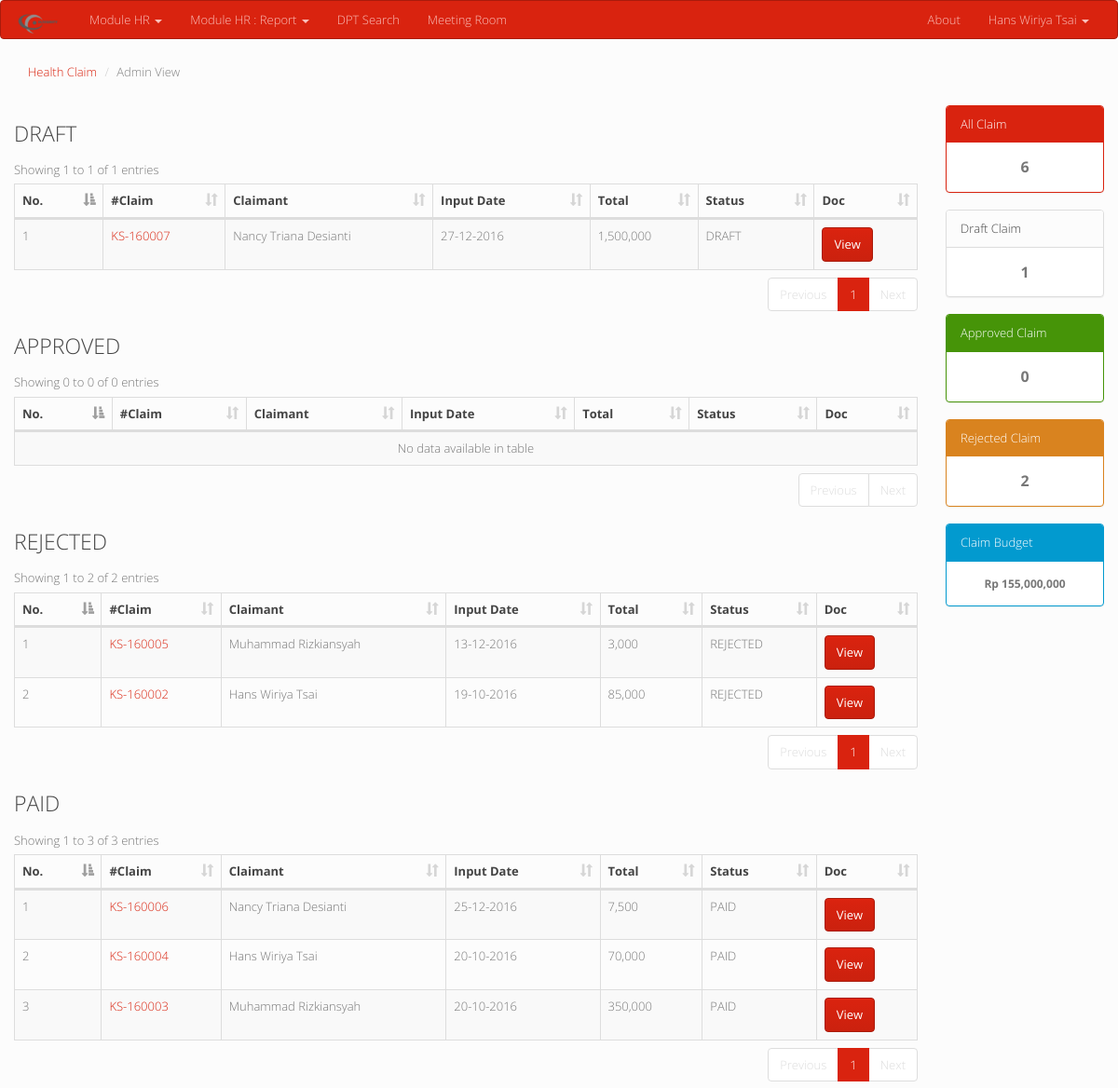
Page /admin_hclaim.php (signed in) on the committed database.
### tables this page shows
CREATE TABLE `claim_kesehatan` (
  `id` int(11) NOT NULL,
  `no_claim` varchar(9) DEFAULT NULL,
  `username` varchar(30) DEFAULT NULL,
  `tgl_claim` date DEFAULT NULL,
  `total_biaya` int(11) DEFAULT NULL,
  `diajukan_oleh` varchar(30) DEFAULT NULL,
  `diajukan_tgl` date DEFAULT NULL,
  `disetujui_oleh` varchar(30) DEFAULT NULL,
  `disetujui_tgl` date DEFAULT NULL,
  `dibayar_oleh` varchar(30) DEFAULT NULL,
  `dibayar_tgl` date DEFAULT NULL,
  `ditolak_oleh` varchar(30) DEFAULT NULL,
  `ditolak_tgl` date DEFAULT NULL,
  `ditolak_note` varchar(255) DEFAULT NULL,
  `status_dok` enum('DRAFT','APPROVED','REJECTED','PAID') DEFAULT 'DRAFT',
  `dokumen` varchar(255) DEFAULT NULL
);

CREATE TABLE `users` (
  `id` int(11) NOT NULL,
  `username` varchar(30) NOT NULL,
  `password` varchar(100) NOT NULL,
  `name` varchar(30) NOT NULL,
  `nik` varchar(10) NOT NULL,
  `occupation` varchar(30) NOT NULL,
  `level` varchar(15) NOT NULL,
  `department` varchar(30) NOT NULL,
  `joindate` date NOT NULL,
  `direct_acc` varchar(30) NOT NULL,
  `escalate_to` varchar(30) NOT NULL,
  `picture` varchar(255) NOT NULL,
  `privileges` int(11) NOT NULL,
  `status` enum('active','nonactive') NOT NULL
);

### admin_hclaim.php (the view, shortened to what this page needs)
<?php
include "__header.php";
$getInfoClaim =
				$ki->query("select
				(select count(*) from claim_kesehatan where username != 'core') as allhclaim,
				(select count(*) from claim_kesehatan where username != 'core' and status_dok = 'DRAFT') as drafthclaim,
				(select count(*) from claim_kesehatan where username != 'core' and status_dok = 'APPROVED') as approvedhclaim,
				(select count(*) from claim_kesehatan where username != 'core' and status_dok = 'REJECTED') as rejectedhclaim");
$CInfo = $getInfoClaim->fetch_assoc();
$getTotalUsedClaim =
				$ki->query("select
				sum(total_biaya) as biaya from claim_kesehatan where username = 'core' and status_dok != 'REJECTED'");
$TUsed = $getTotalUsedClaim->fetch_assoc();
$getQuotaClaim =
				$ki->query("select
				sum(claimbudget) as quota from konfigurasi");
$QClm  = $getQuotaClaim->fetch_assoc();
$calRemainingBalance = (int) $QClm['quota'] - (int) $TUsed['biaya'];
$getHealthClaimDataDraft = $ki->query("select a.no_claim as no_claim, b.name as name, a.tgl_claim as tgl_claim, a.total_biaya as total_biaya, a.status_dok as status_dok, a.dokumen as dokumen from claim_kesehatan a inner join users b on a.username = b.username where a.status_dok = 'DRAFT' order by a.tgl_claim desc");
$getHealthClaimDataRejected = $ki->query("select a.no_claim as no_claim, b.name as name, a.tgl_claim as tgl_claim, a.total_biaya as total_biaya, a.status_dok as status_dok, a.dokumen as dokumen from claim_kesehatan a inner join users b on a.username = b.username where a.status_dok = 'REJECTED' order by a.tgl_claim desc");
$getHealthClaimDataPaid = $ki->query("select a.no_claim as no_claim, b.name as name, a.tgl_claim as tgl_claim, a.total_biaya as total_biaya, a.status_dok as status_dok, a.dokumen as dokumen, a.dibayar_tgl from claim_kesehatan a inner join users b on a.username = b.username where a.status_dok = 'PAID' order by a.tgl_claim desc");
?>
<div class='container-fluid'>
<div class='row'>
	<div class="col-md-12">
		<ol class="breadcrumb">
		  <li><a href="#">Health Claim</a></li>
		  <li class="active">Admin View</li>
		</ol>
	</div>
</div>
<div class='row'>
	<div class="col-md-10">
	<div class='row'>
	<div class="col-md-12">
	<h3>DRAFT</h3>
		<table id="draft" class="table table-striped table-bordered" cellspacing="0" width="100%">
		<thead>
		<tr><th>No.</th><th>#Claim</th><th>Claimant</th><th>Input Date</th><th>Total</th><th>Status</th><th>Doc</th></tr>
		</thead>
		<tbody>
		<?php
		$numbering = 0;
		while($HCD = $getHealthClaimDataDraft->fetch_assoc()){
			echo "<tr>";
			echo "<td>" . ++$numbering . "</td><td><a href='info_hclaim.php?no=" . $HCD['no_claim'] . "'>" . $HCD['no_claim'] . "</a></td><td>" . $HCD['name'] . "</td><td>"; $date = explode("-", $HCD['tgl_claim']); echo $date[2]."-".$date[1]."-".$date[0]; echo "</td>";
			echo "<td>" . number_format($HCD['total_biaya']) . "</td><td>" . $HCD['status_dok'] . "</td><td><a href='";
			if($HCD['dokumen'] == NULL) { echo '#'; } else { echo $HCD['dokumen']; }
			echo "' target='_blank' class='btn btn-primary'>View</a></td>";
			echo "</tr>";
		}
		?>
		</tbody>
		</table>
	</div>
	</div>
	<div class='row'>
	<div class="col-md-12">
	<h3>APPROVED</h3>
		<table id="approved" class="table table-striped table-bordered" cellspacing="0" width="100%">
		<thead>
		<tr><th>No.</th><th>#Claim</th><th>Claimant</th><th>Input Date</th><th>Total</th><th>Status</th><th>Doc</th></tr>
		</thead>
		<tbody>
		</tbody>
		</table>
	</div>
	</div>
	<div class='row'>
	<div class="col-md-12">
	<h3>REJECTED</h3>
		<table id="rejected" class="table table-striped table-bordered" cellspacing="0" width="100%">
		<thead>
		<tr><th>No.</th><th>#Claim</th><th>Claimant</th><th>Input Date</th><th>Total</th><th>Status</th><th>Doc</th></tr>
		</thead>
		<tbody>
		<?php
		$numbering = 0;
		while($HCD = $getHealthClaimDataRejected->fetch_assoc()){
			echo "<tr>";
			echo "<td>" . ++$numbering . "</td><td><a href='info_hclaim.php?no=" . $HCD['no_claim'] . "'>" . $HCD['no_claim'] . "</a></td><td>" . $HCD['name'] . "</td><td>"; $date = explode("-", $HCD['tgl_claim']); echo $date[2]."-".$date[1]."-".$date[0]; echo "</td>";
			echo "<td>" . number_format($HCD['total_biaya']) . "</td><td>" . $HCD['status_dok'] . "</td><td><a href='";
			if($HCD['dokumen'] == NULL) { echo '#'; } else { echo $HCD['dokumen']; }
			echo "' target='_blank' class='btn btn-primary'>View</a></td>";
			echo "</tr>";
		}
		?>
		</tbody>
		</table>
	</div>
	</div>
	<div class='row'>
	<div class="col-md-12">
	<h3>PAID</h3>
		<table id="paid" class="table table-striped table-bordered" cellspacing="0" width="100%">
		<thead>
		<tr><th>No.</th><th>#Claim</th><th>Claimant</th><th>Input Date</th><th>Total</th><th>Status</th><th>Doc</th></tr>
		</thead>
		<tbody>
		<?php
		$numbering = 0;
		while($HCD = $getHealthClaimDataPaid->fetch_assoc()){
			echo "<tr>";
			echo "<td>" . ++$numbering . "</td><td><a href='info_hclaim.php?no=" . $HCD['no_claim'] . "'>" . $HCD['no_claim'] . "</a></td><td>" . $HCD['name'] . "</td><td>"; $date = explode("-", $HCD['tgl_claim']); echo $date[2]."-".$date[1]."-".$date[0]; echo "</td>";
			echo "<td>" . number_format($HCD['total_biaya']) . "</td><td>" . $HCD['status_dok'] . "</td><td><a href='";
			if($HCD['dokumen'] == NULL) { echo '#'; } else { echo $HCD['dokumen']; }
			echo "' target='_blank' class='btn btn-primary'>View</a></td>";
			echo "</tr>";
		}
		?>
		</tbody>
		</table>
	</div>
	</div>
	</div>
	<div class="col-md-2">
		<div class="panel panel-primary">
			<div class="panel-heading">All Claim</div>
			<div class="panel-body">
				<center style='font-size: 16px'><b><?= $CInfo['allhclaim']; ?></b></center>
			</div>
		</div>
		<div class="panel panel-default">
			<div class="panel-heading">Draft Claim</div>
			<div class="panel-body">
				<center style='font-size: 16px'><b><?= $CInfo['drafthclaim']; ?></b></center>
			</div>
		</div>
		<div class="panel panel-success">
			<div class="panel-heading">Approved Claim</div>
			<div class="panel-body">
				<center style='font-size: 16px'><b><?= $CInfo['approvedhclaim']; ?></b></center>
			</div>
		</div>
		<div class="panel panel-danger">
			<div class="panel-heading">Rejected Claim</div>
			<div class="panel-body">
				<center style='font-size: 16px'><b><?= $CInfo['rejectedhclaim']; ?></b></center>
			</div>
		</div>
		<div class="panel panel-info">
			<div class="panel-heading">Claim Budget</div>
			<div class="panel-body">
				<center style='font-size: 12px'><b>Rp <?= number_format($calRemainingBalance); ?></b></center>
			</div>
		</div>
	</div>
</div>
</div>
<?php
include "__footer.php";
?>

### rows in the picture
claim_kesehatan: no_claim "KS-160007", users.name "Nancy Triana Desianti", tgl_claim "27", tgl_claim "12", tgl_claim "2016", total_biaya "1,500,000", status_dok "DRAFT"
claim_kesehatan: no_claim "KS-160005", users.name "Muhammad Rizkiansyah", tgl_claim "13", tgl_claim "12", tgl_claim "2016", total_biaya "3,000", status_dok "REJECTED"
claim_kesehatan: no_claim "KS-160002", users.name "Hans Wiriya Tsai", tgl_claim "19", tgl_claim "10", tgl_claim "2016", total_biaya "85,000", status_dok "REJECTED"
claim_kesehatan: no_claim "KS-160006", users.name "Nancy Triana Desianti", tgl_claim "25", tgl_claim "12", tgl_claim "2016", total_biaya "7,500", status_dok "PAID"
claim_kesehatan: no_claim "KS-160004", users.name "Hans Wiriya Tsai", tgl_claim "20", tgl_claim "10", tgl_claim "2016", total_biaya "70,000", status_dok "PAID"
claim_kesehatan: no_claim "KS-160003", users.name "Muhammad Rizkiansyah", tgl_claim "20", tgl_claim "10", tgl_claim "2016", total_biaya "350,000", status_dok "PAID"

### other values in the picture
$_SESSION['fnam'] "Hans Wiriya Tsai"
$CInfo['allhclaim'] "6"
$CInfo['drafthclaim'] "1"
$CInfo['approvedhclaim'] "0"
$CInfo['rejectedhclaim'] "2"
$calRemainingBalance "155,000,000"
